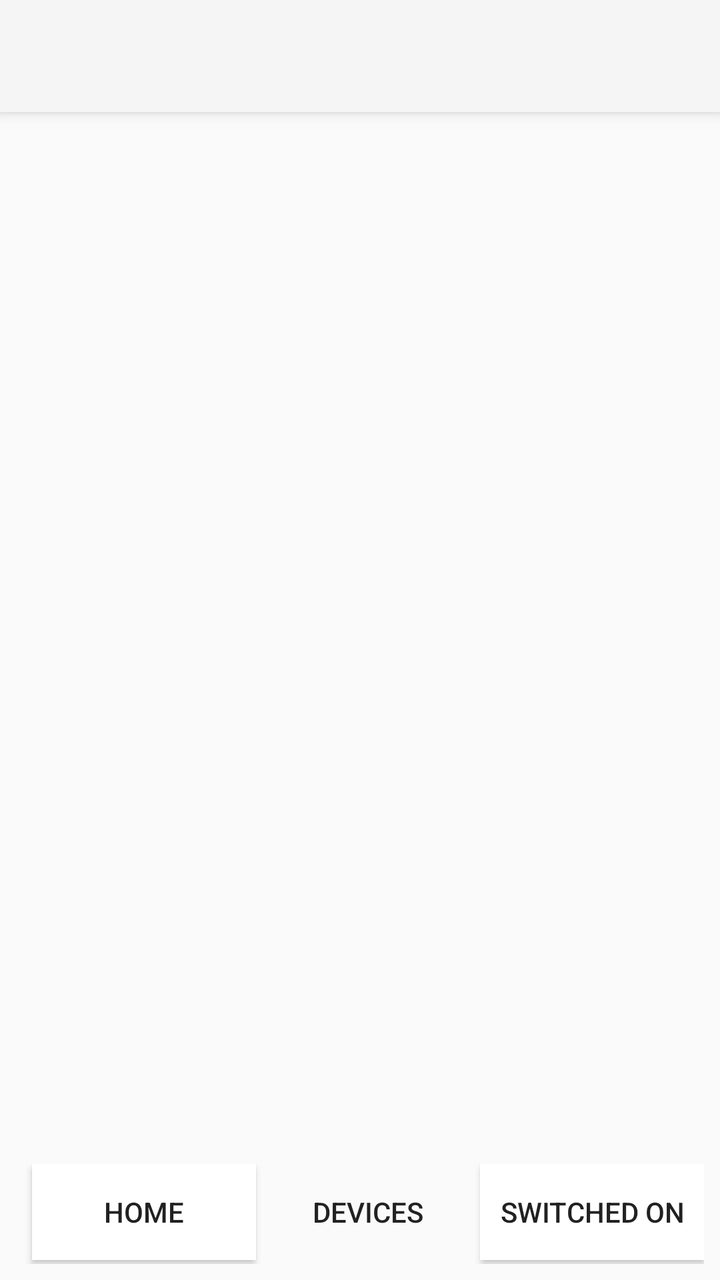
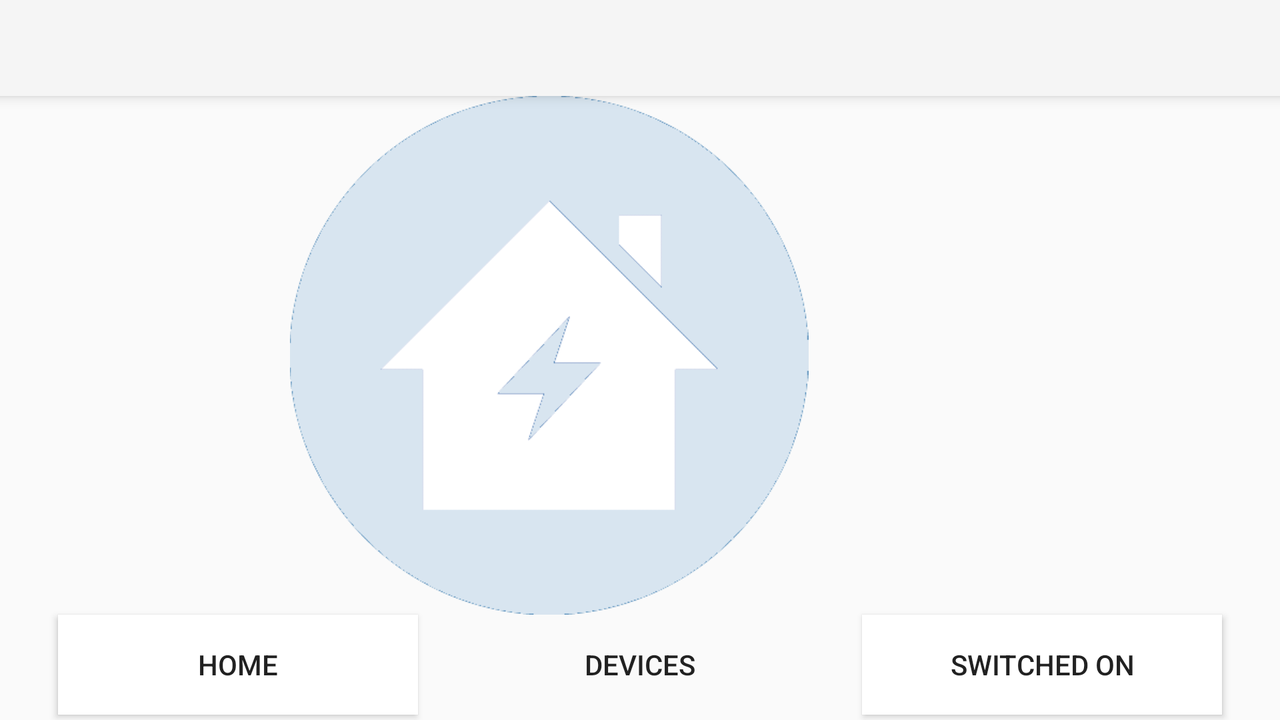

Two renders of one Android screen. The first uses the default layout on a phone; the second uses the alternative layout the repository ships for a different screen configuration, on a matching device. The two XML files are below.
<!-- AndroidManifest.xml: application theme Theme.AppCompat.Light.NoActionBar -->
<!-- res/layout/activity_devices.xml -->
<?xml version="1.0" encoding="utf-8"?>
<android.support.constraint.ConstraintLayout xmlns:android="http://schemas.android.com/apk/res/android"
    xmlns:app="http://schemas.android.com/apk/res-auto"
    xmlns:tools="http://schemas.android.com/tools"
    android:layout_width="match_parent"
    android:layout_height="match_parent">

    <android.support.v7.widget.Toolbar
        android:id="@+id/DeviceToolbar"
        android:layout_width="match_parent"
        android:layout_height="?attr/actionBarSize"
        android:background="?attr/colorPrimary"
        android:elevation="4dp"
        android:theme="@style/ThemeOverlay.AppCompat.ActionBar"
        app:popupTheme="@style/ThemeOverlay.AppCompat.Light" />

    <LinearLayout
        android:id="@+id/linearLayout5"
        android:layout_width="match_parent"
        android:layout_height="50dp"
        android:layout_marginBottom="8dp"
        android:layout_marginEnd="8dp"
        android:layout_marginStart="8dp"
        android:orientation="horizontal"
        app:layout_constraintBottom_toBottomOf="parent"
        app:layout_constraintEnd_toEndOf="parent"
        app:layout_constraintStart_toStartOf="parent">

        <Button
            android:id="@+id/home"
            android:layout_width="115dp"
            android:layout_height="wrap_content"
            android:layout_marginBottom="2dp"
            android:layout_marginStart="8dp"
            android:layout_weight="1"
            android:background="@android:color/background_light"
            android:onClick="openHome"
            android:text="@string/Home"
            app:layout_constraintBottom_toBottomOf="parent"
            app:layout_constraintStart_toStartOf="parent" />

        <Button
            android:id="@+id/devices"
            android:layout_width="115dp"
            android:layout_height="wrap_content"
            android:layout_marginBottom="2dp"
            android:layout_weight="1"
            android:background="@drawable/bottom_selected"
            android:text="@string/Devices"
            app:layout_constraintBottom_toBottomOf="parent"
            app:layout_constraintStart_toEndOf="@+id/home" />

        <Button
            android:id="@+id/switchedOn"
            android:layout_width="115dp"
            android:layout_height="wrap_content"
            android:layout_marginBottom="2dp"
            android:layout_weight="1"
            android:background="@android:color/background_light"
            android:onClick="openSwitchedOn"
            android:text="@string/Switched"
            app:layout_constraintBottom_toBottomOf="parent"
            app:layout_constraintStart_toEndOf="@+id/devices" />

    </LinearLayout>

    
    <GridView
        android:id="@+id/GridView"
        android:layout_width="356dp"
        android:layout_height="0dp"
        android:layout_marginBottom="8dp"
        android:layout_marginTop="72dp"
        android:columnWidth="100dp"
        android:numColumns="auto_fit"
        android:stretchMode="columnWidth"
        app:layout_constraintBottom_toTopOf="@+id/linearLayout5"
        app:layout_constraintEnd_toEndOf="parent"
        app:layout_constraintStart_toStartOf="parent"
        app:layout_constraintTop_toTopOf="parent" />

</android.support.constraint.ConstraintLayout>
<!-- resources referenced by this layout -->
<resources>
  <string name="Devices">Devices</string>
  <string name="Home">Home</string>
  <string name="Switched">Switched On</string>
</resources>
<!-- res/layout-land/activity_devices.xml (the repository's variant of the layout above) -->
<!-- drawn on the phone turned sideways -->
<?xml version="1.0" encoding="utf-8"?>
<android.support.constraint.ConstraintLayout xmlns:android="http://schemas.android.com/apk/res/android"
    xmlns:app="http://schemas.android.com/apk/res-auto"
    xmlns:tools="http://schemas.android.com/tools"
    android:layout_width="match_parent"
    android:layout_height="match_parent">

    <android.support.v7.widget.Toolbar
        android:id="@+id/DeviceToolbar"
        android:layout_width="match_parent"
        android:layout_height="?attr/actionBarSize"
        android:background="?attr/colorPrimary"
        android:elevation="4dp"
        android:theme="@style/ThemeOverlay.AppCompat.ActionBar"
        app:popupTheme="@style/ThemeOverlay.AppCompat.Light" />

    <FrameLayout
        android:id="@+id/frameLayout"
        android:layout_width="match_parent"
        android:layout_height="0dp"
        android:layout_marginEnd="32dp"
        android:layout_marginStart="32dp"
        app:layout_constraintBottom_toTopOf="@+id/devices"
        app:layout_constraintEnd_toEndOf="parent"
        app:layout_constraintStart_toStartOf="parent"
        app:layout_constraintTop_toBottomOf="@+id/DeviceToolbar">

        <ImageView
            android:id="@+id/imageView"
            android:layout_width="wrap_content"
            android:layout_height="wrap_content"
            app:srcCompat="@drawable/smart_house_logo_transparent" />
    </FrameLayout>

    <Button
        android:id="@+id/home"
        android:layout_width="180dp"
        android:layout_height="50dp"
        android:layout_marginStart="8dp"
        android:background="@android:color/background_light"
        android:onClick="openHome"
        android:text="@string/Home"
        app:layout_constraintBaseline_toBaselineOf="@+id/devices"
        app:layout_constraintEnd_toStartOf="@+id/devices"
        app:layout_constraintHorizontal_bias="0.5"
        app:layout_constraintStart_toStartOf="parent" />

    <Button
        android:id="@+id/devices"
        android:layout_width="180dp"
        android:layout_height="50dp"
        android:background="@drawable/bottom_selected"
        android:text="@string/Devices"
        app:layout_constraintBaseline_toBaselineOf="@+id/SwitchedOn"
        app:layout_constraintLeft_toLeftOf="parent"
        app:layout_constraintRight_toRightOf="parent" />

    <Button
        android:id="@+id/SwitchedOn"
        android:layout_width="180dp"
        android:layout_height="50dp"
        android:layout_marginBottom="2dp"
        android:layout_marginEnd="8dp"
        android:layout_marginTop="8dp"
        android:background="@android:color/background_light"
        android:onClick="openSwitchedOn"
        android:text="@string/Switched"
        app:layout_constraintBottom_toBottomOf="parent"
        app:layout_constraintEnd_toEndOf="parent"
        app:layout_constraintHorizontal_bias="0.5"
        app:layout_constraintStart_toEndOf="@+id/devices"
        app:layout_constraintTop_toBottomOf="@+id/GridView" />

    <GridView
        android:id="@+id/GridView"
        android:layout_width="578dp"
        android:layout_height="222dp"
        android:layout_marginBottom="8dp"
        android:layout_marginEnd="8dp"
        android:layout_marginStart="8dp"
        android:layout_marginTop="72dp"
        android:columnWidth="100dp"
        android:gravity="center"
        android:numColumns="auto_fit"
        android:stretchMode="columnWidth"
        app:layout_constraintBottom_toTopOf="@+id/devices"
        app:layout_constraintEnd_toEndOf="parent"
        app:layout_constraintLeft_toLeftOf="parent"
        app:layout_constraintRight_toRightOf="parent"
        app:layout_constraintStart_toStartOf="parent"
        app:layout_constraintTop_toTopOf="@+id/DeviceToolbar"
        app:layout_constraintVertical_bias="0.842">

    </GridView>

</android.support.constraint.ConstraintLayout>
<!-- resources referenced by the variant -->
<!-- as the phone turned sideways resolves them -->
<resources>
  <!-- drawable smart_house_logo_transparent: png bitmap (drawable, 6452 bytes) -->
  <string name="Devices">Devices</string>
  <string name="Home">Home</string>
  <string name="Switched">Switched On</string>
</resources>
